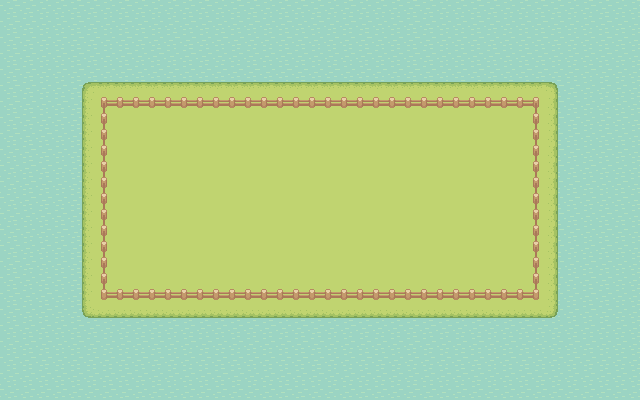

A level layout from a 2D game, rendered from its tile map. Below: a short description, then the map file with tile-grid data replaced by summaries:
An orthogonal 40x25 tile map with 16x16 px tiles, 3 tile layers (water layer, grass layer, fence layer), 4 tilesets.

<map version="1.10" tiledversion="1.11.0" orientation="orthogonal" renderorder="right-down" width="40" height="25" tilewidth="16" tileheight="16" infinite="0" nextlayerid="4" nextobjectid="1">
 <tileset firstgid="1" name="Water" tilewidth="16" tileheight="16" tilecount="4" columns="4">
  <image source="Sprout Lands - Sprites - Basic pack/Tilesets/Water.png" width="64" height="16" />
 </tileset>
 <tileset firstgid="5" name="Grass" tilewidth="16" tileheight="16" tilecount="77" columns="11">
  <image source="Sprout Lands - Sprites - Basic pack/Tilesets/Grass.png" width="176" height="112" />
 </tileset>
 <tileset firstgid="82" name="Fences" tilewidth="16" tileheight="16" tilecount="16" columns="4">
  <image source="Sprout Lands - Sprites - Basic pack/Tilesets/Fences.png" width="64" height="64" />
 </tileset>
 <tileset firstgid="98" name="Basic Charakter Spritesheet" tilewidth="16" tileheight="16" tilecount="144" columns="12">
  <image source="Sprout Lands - Sprites - Basic pack/Characters/Basic Charakter Spritesheet.png" width="192" height="192" />
 </tileset>
 <layer id="1" name="water layer" width="40" height="25">
  <data>[1000 cells, 1000 non-empty, 4 distinct tile ids]</data>
 </layer>
 <layer id="2" name="grass layer" width="40" height="25">
  <data>[1000 cells, 450 non-empty, 9 distinct tile ids]</data>
 </layer>
 <layer id="3" name="fence layer" width="40" height="25">
  <data>[1000 cells, 78 non-empty, 6 distinct tile ids]</data>
 </layer>
</map>
